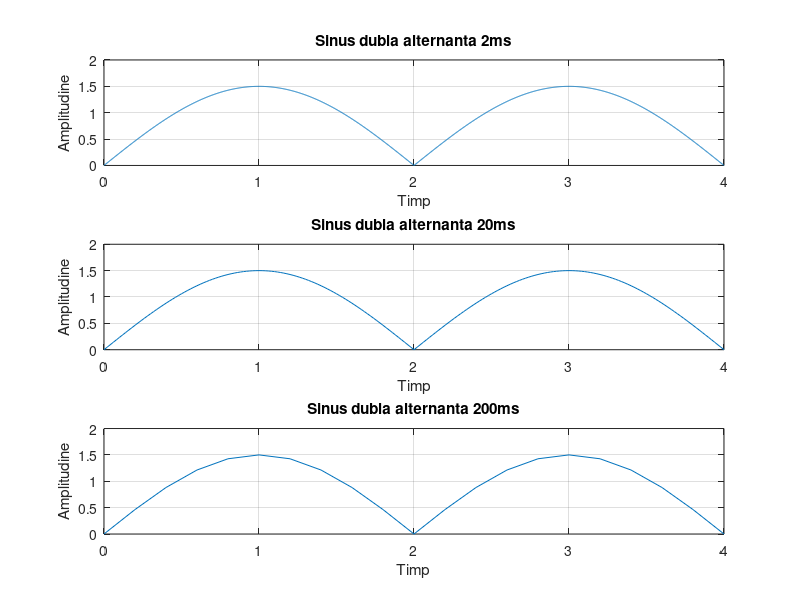

This figure's MATLAB source:
T=4;                              % Perioada
t=0:0.002:T;                      % Domeniul timp
r=abs(1.5*sin(2*pi*0.25*t));      % Generare sin cu valoarea absoluta
subplot(3,1,1)
plot(t,r)
xlabel('Timp')
ylabel('Amplitudine')
title('Sinus dubla alternanta 2ms')
grid


t=0:0.02:T;
r=abs(1.5*sin(2*pi*0.25*t));
subplot(3,1,2)
plot(t,r)
xlabel('Timp')
ylabel('Amplitudine')
title('Sinus dubla alternanta 20ms')
grid


t=0:0.2:T;
r=abs(1.5*sin(2*pi*0.25*t));
subplot(3,1,3)
plot(t,r)
xlabel('Timp')
ylabel('Amplitudine')
title('Sinus dubla alternanta 200ms')
grid

